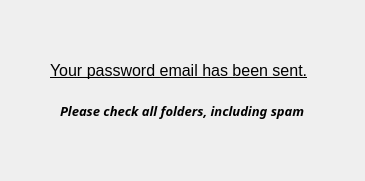
<?xml version="1.0" encoding="UTF-8"?>
<ui version="4.0">
 <class>Form</class>
 <widget class="QWidget" name="Form">
  <property name="geometry">
   <rect>
    <x>0</x>
    <y>0</y>
    <width>365</width>
    <height>181</height>
   </rect>
  </property>
  <property name="windowTitle">
   <string>Form</string>
  </property>
  <widget class="QLabel" name="sentLabel">
   <property name="geometry">
    <rect>
     <x>50</x>
     <y>50</y>
     <width>311</width>
     <height>41</height>
    </rect>
   </property>
   <property name="font">
    <font>
     <pointsize>12</pointsize>
     <underline>true</underline>
    </font>
   </property>
   <property name="text">
    <string>Your password email has been sent.</string>
   </property>
  </widget>
  <widget class="QLabel" name="checkLabel">
   <property name="geometry">
    <rect>
     <x>60</x>
     <y>90</y>
     <width>341</width>
     <height>41</height>
    </rect>
   </property>
   <property name="font">
    <font>
     <family>Corbel</family>
     <pointsize>10</pointsize>
     <weight>75</weight>
     <italic>true</italic>
     <bold>true</bold>
    </font>
   </property>
   <property name="text">
    <string>Please check all folders, including spam</string>
   </property>
  </widget>
 </widget>
 <resources/>
 <connections/>
</ui>
